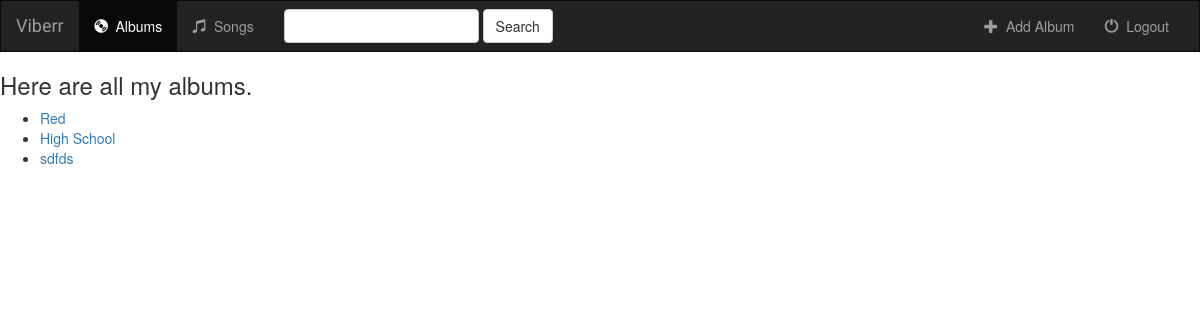
Page /music/ on the earlier database version.
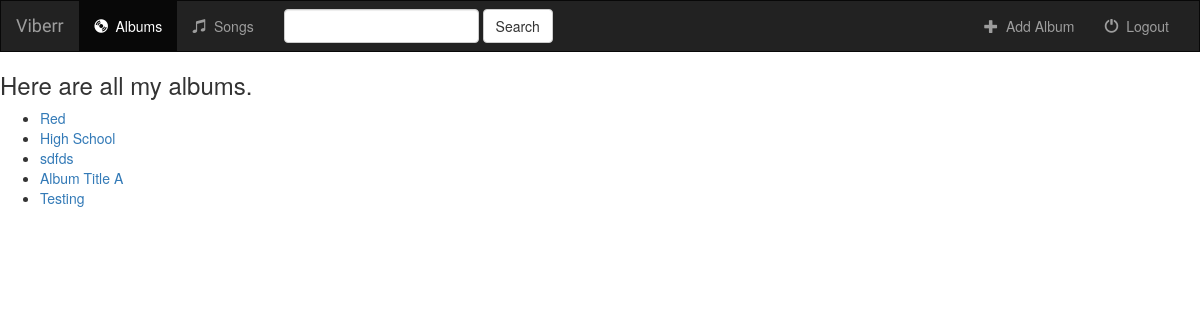
Same page on the later database version.
### music/models.py (models this page shows, shortened)
class Album(models.Model):
	artist = models.CharField(max_length = 250)
	album_title = models.CharField(max_length = 500)
	genre = models.CharField(max_length = 100)
	album_logo = models.CharField(max_length = 1000)

### music/views.py (the view)
class IndexView(generic.ListView):
	template_name = 'music/index.html'
	context_object_name = 'all_albums'
	def get_queryset(self):
		return Album.objects.all()

### music/templates/music/index.html
{% extends 'music/base.html' %}
{% block body %}
	{% if all_albums %}
		<h3>Here are all my albums.</h3>
		<ul>
			{% for album in all_albums %}
				<li><a href = "{% url 'music:detail' album.id %}">{{ album.album_title }}</a></li>
			{% endfor %}
		</ul>
	{% else %}
		<h3>You don't have any albums</h3>
	{% endif %}
{% endblock %}

### music/templates/music/base.html (shortened to what this page needs)
{% load staticfiles %}
<html>
	<head>
	    <link rel="stylesheet" href="https://maxcdn.bootstrapcdn.com/bootstrap/3.3.6/css/bootstrap.min.css" />
		<link rel = "stylesheet" type = "text/css" href = "{% static 'music/music.css' %}" />
		<nav class = "navbar navbar-inverse">
			<div class = "container-fluid">
				<div class = "navbar-header">
					<a class = "navbar-brand" href = "{% url 'music:index' %}" />Viberr</a>
				</div>
				<div class = "collapse navbar-collapse" id = "topNavBar">
					<ul class = "nav navbar-nav">
						<li class = "active">
							<a href = "{% url 'music:index' %}">
								<span class="glyphicon glyphicon-cd" aria-hidden = "true"></span>&nbsp; Albums
							</a>
						</li>
						<li class = "">
							<a href = "#">
								<span class="glyphicon glyphicon-music" aria-hidden = "true"></span>&nbsp; Songs
							</a>
						</li>
					</ul>
					<form class = "navbar-form navbar-left" role = "search" method = "get" action = "#">
						<div class = "form-group">
							<input type = "text" class = "form-control" name = "q" value = "" />
						</div>
						<button type = "submit" class = "btn btn-default">Search</button>
					</form>
					<ul class = "nav navbar-nav navbar-right">
						<li class = "">
							<a href = "{% url 'music:album-add' %}">
								<span class = "glyphicon glyphicon-plus" aria-hidden = "true"></span>&nbsp; Add Album
							</a>
						</li>
						<li class = "">
							<a href = "#">
								<span class = "glyphicon glyphicon-off" aria-hidden = "true"></span>&nbsp; Logout
							</a>
						</li>
					</ul>
				</div>
			</div>
		</nav>
	</head>
	<body>
		{% block body %}
		{% endblock %}
	</body>
</html>

### music/static/music/music.css (style rules this page uses)
body { background: white url("http://www.physics.emory.edu/faculty/weeks//pics/stuff/dottile2.gif"); }
.navbar { border-radius: 0; }
.navbar-brand { font-family: 'Satisfy', cursive; }

Differences in the rows shown:
added Album: album_title "Album Title A"
added Album: album_title "Testing"
